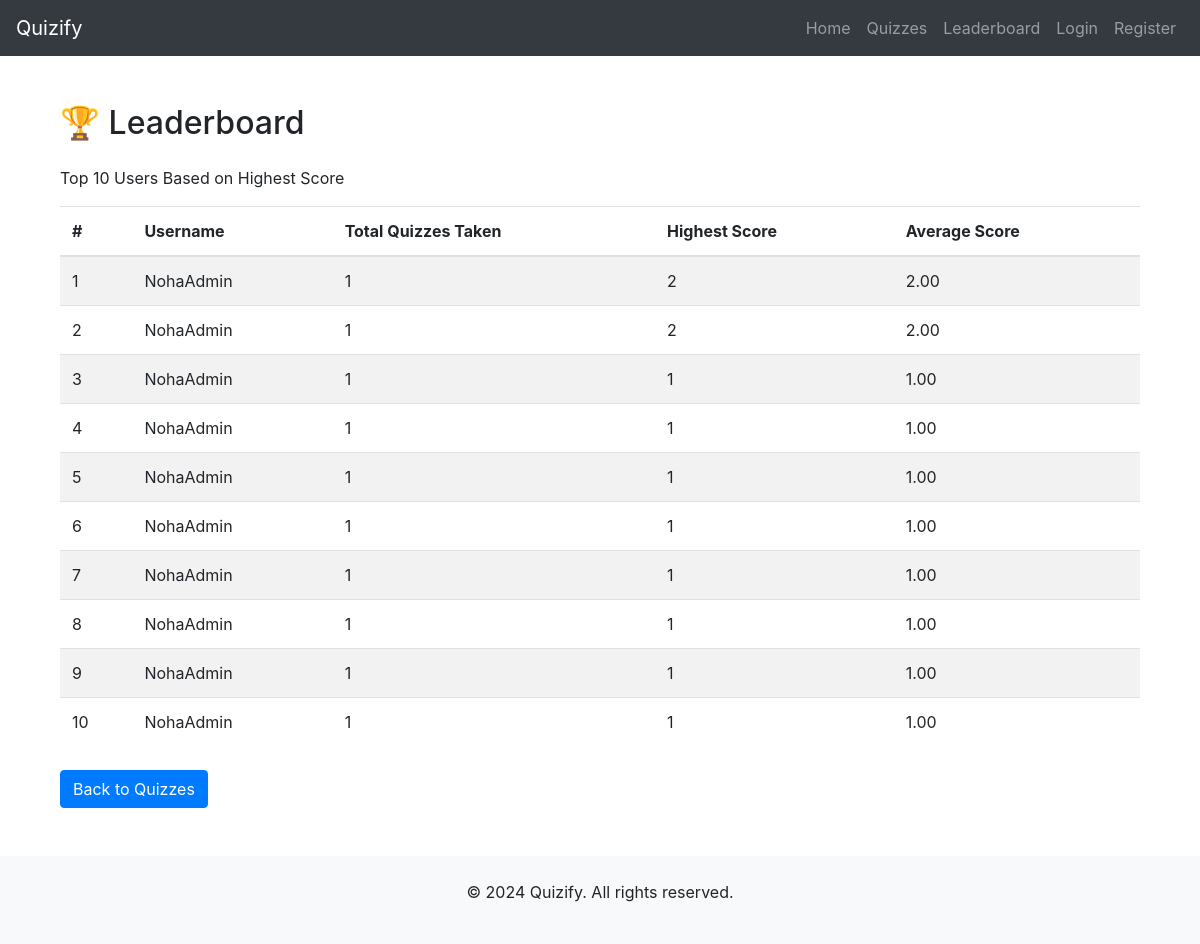
The app's page /leaderboard/, older data.
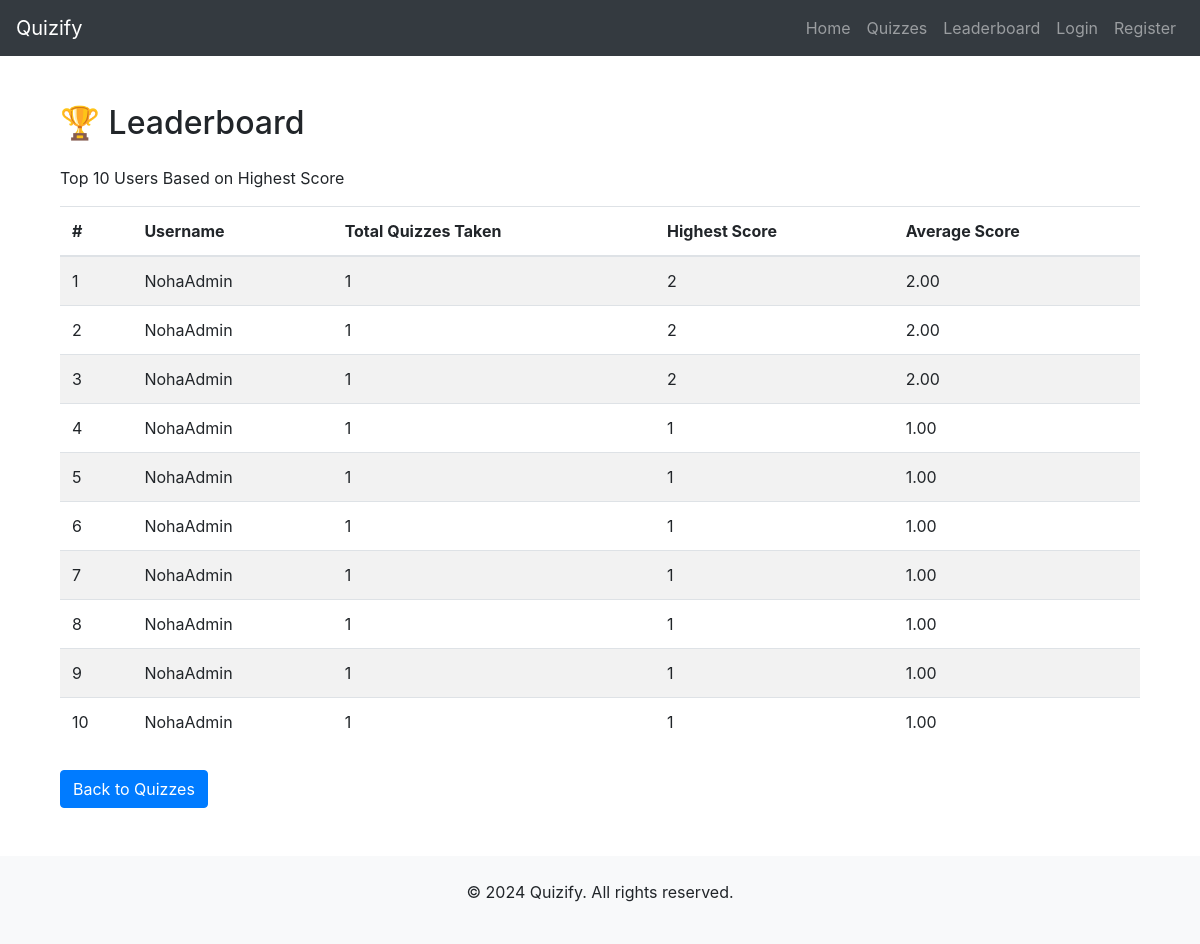
The same page, newer data.
### quizzes/models.py (models this page shows, shortened)
class Result(models.Model):
    user = models.ForeignKey(User, on_delete=models.CASCADE)  # Link to User model
    quiz = models.ForeignKey('Quiz', on_delete=models.CASCADE)  # Link to Quiz model
    score = models.IntegerField()
    date_taken = models.DateTimeField(auto_now_add=True)  # Automatically set when the result is created

### quizzes/views.py (the view)
# urls.py: path('leaderboard/', views.leaderboard, name='leaderboard'),
def leaderboard(request):
    leaderboard_data = (
        Result.objects
        .select_related('user')
        .annotate(
            total_quizzes=Count('id'),
            highest_score=Max('score'),
            average_score=Avg('score')
        )
        .order_by('-highest_score')[:10]
    )
    context = {
        'leaderboard_data': leaderboard_data
    }
    return render(request, 'leaderboard.html', context)

### templates/leaderboard.html (shortened to what this page needs)
{% extends 'base.html' %}
{% block content %}
<div class="container mt-5">
    <h2 class="mb-4">🏆 Leaderboard</h2>
    <p>Top 10 Users Based on Highest Score</p>
    <table class="table table-striped">
        <thead>
            <tr>
                <th>#</th>
                <th>Username</th>
                <th>Total Quizzes Taken</th>
                <th>Highest Score</th>
                <th>Average Score</th>
            </tr>
        </thead>
        <tbody>
            {% for entry in leaderboard_data %}
            <tr>
                <td>{{ forloop.counter }}</td>
                <td>{{ entry.user.username }}</td>
                <td>{{ entry.total_quizzes }}</td>
                <td>{{ entry.highest_score }}</td>
                <td>{{ entry.average_score|floatformat:2 }}</td>
            </tr>
            {% empty %}
            <tr>
                <td colspan="5" class="text-center">No leaderboard data available.</td>
            </tr>
            {% endfor %}
        </tbody>
    </table>
    <div class="mt-4">
        <a href="{% url 'quiz_list' %}" class="btn btn-primary">Back to Quizzes</a>
    </div>
</div>
{% endblock %}

### templates/base.html (shortened to what this page needs)
{% load static %}
<!DOCTYPE html>
<html lang="en">
<head>
    <link rel="stylesheet" href="https://stackpath.bootstrapcdn.com/bootstrap/4.5.2/css/bootstrap.min.css">
    <link rel="stylesheet" href="{% static 'css/style.css' %}">
</head>
<body>
<nav class="navbar navbar-expand-lg navbar-dark bg-dark">
    <a class="navbar-brand" href="{% url 'landing_page' %}">Quizify</a>
    <div class="collapse navbar-collapse" id="navbarNav">
        <ul class="navbar-nav ml-auto">
            <li class="nav-item"><a class="nav-link" href="{% url 'landing_page' %}">Home</a></li>
            <li class="nav-item"><a class="nav-link" href="{% url 'quiz_list' %}">Quizzes</a></li>
            <li class="nav-item"><a class="nav-link" href="{% url 'leaderboard' %}">Leaderboard</a></li>
            {% if user.is_authenticated %}
                <li class="nav-item"><a class="nav-link" href="{% url 'dashboard' %}">Dashboard</a></li>
                {% if user.is_superuser %}
                    <li class="nav-item"><a class="nav-link" href="/admin/">Admin Profile</a></li>
                {% else %}
                    <li class="nav-item"><a class="nav-link" href="{% url 'regular_user_profile' %}">Profile</a></li>
                {% endif %}
                <li class="nav-item"><a class="nav-link" href="{% url 'logout' %}">Logout</a></li>
            {% else %}
                <li class="nav-item"><a class="nav-link" href="{% url 'login' %}">Login</a></li>
                <li class="nav-item"><a class="nav-link" href="{% url 'register' %}">Register</a></li>
            {% endif %}
        </ul>
    </div>
</nav>
    <div class="container mt-4">
        {% block content %}{% endblock %}
    </div>
    <footer class="text-center mt-5 py-4 bg-light">
        <p>&copy; 2024 Quizify. All rights reserved.</p>
    </footer>
</body>
</html>

Row changes from the older to the newer data that the page shows:
no longer on this page (row unchanged): Result: user.username "NohaAdmin", total_quizzes "1", highest_score "1", average_score "1.00"
added Result: user.username "NohaAdmin", total_quizzes "1", highest_score "2", average_score "2.00"
